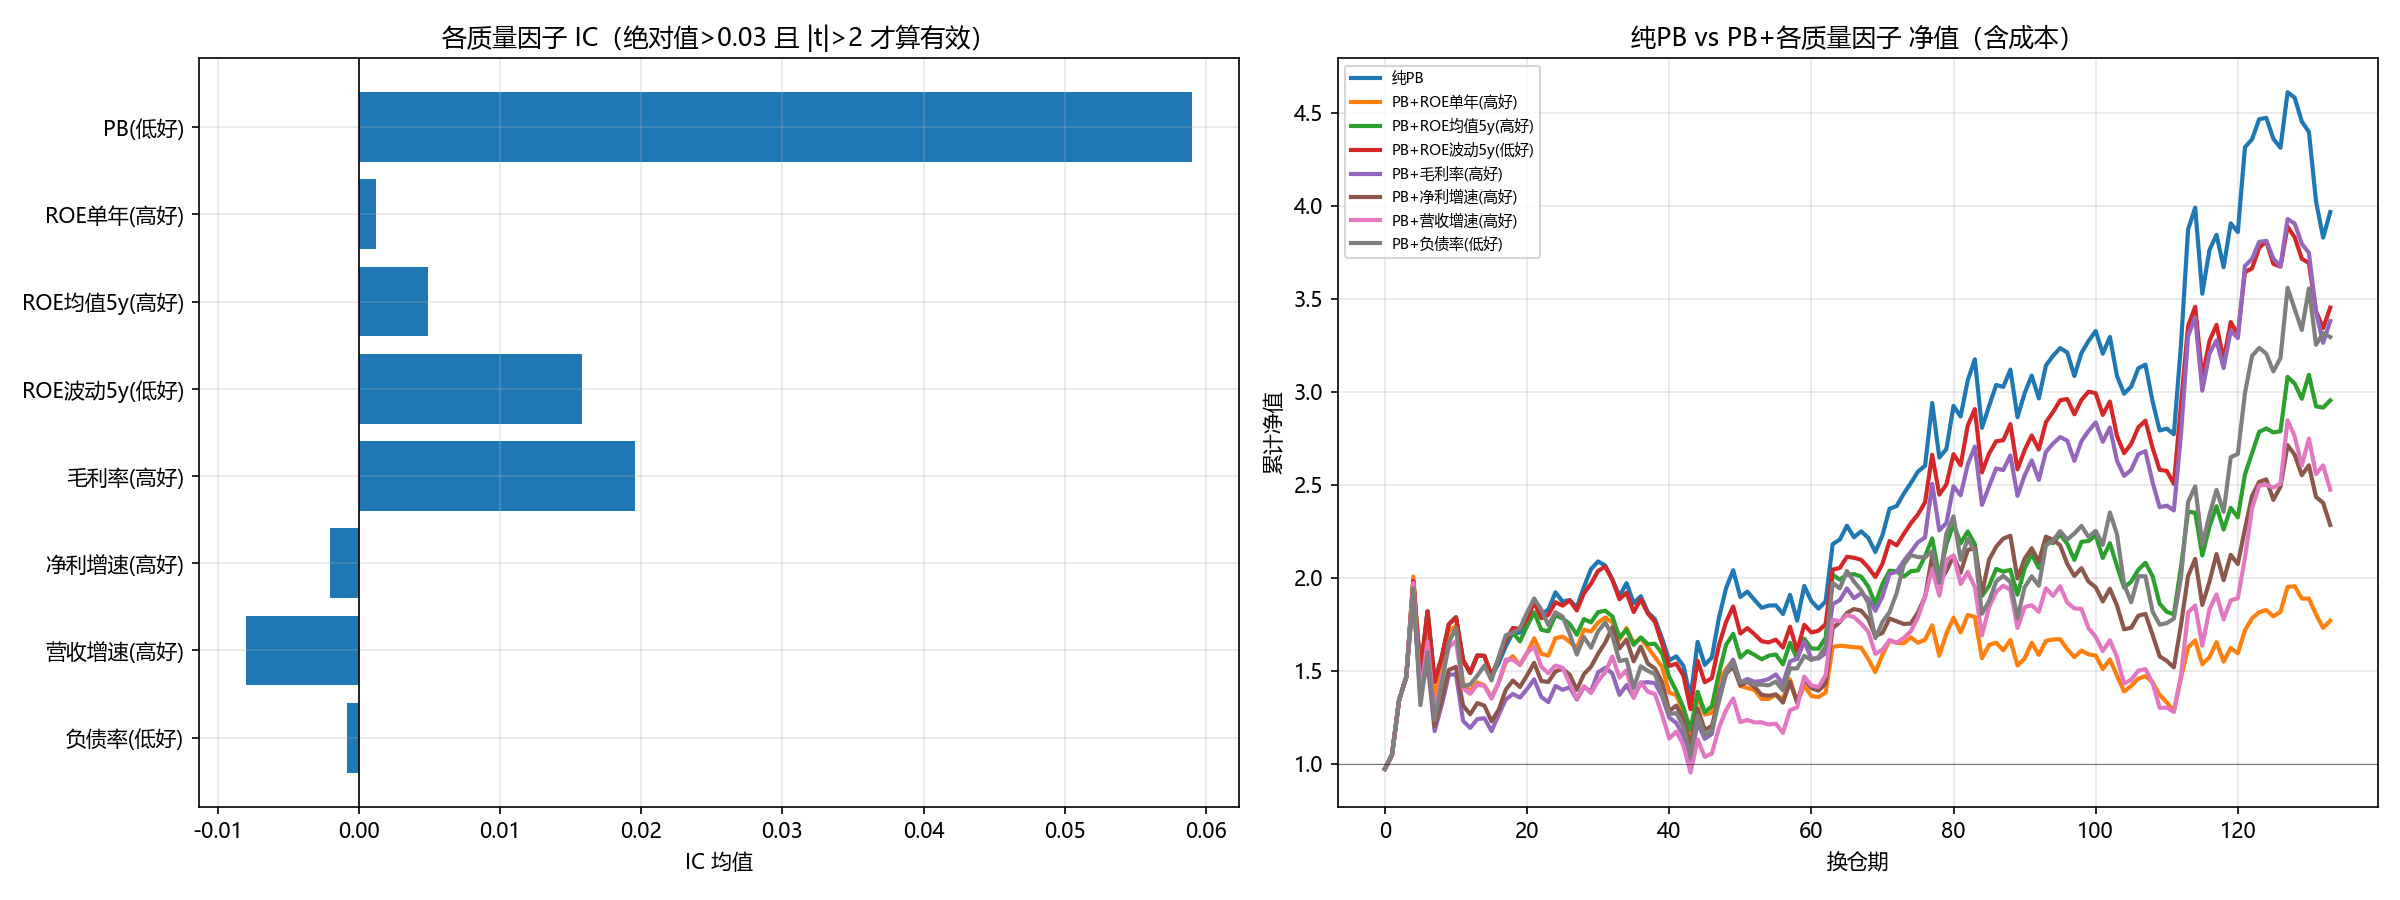

Here is the Python script that generated this plot:
# -*- coding: utf-8 -*-
"""
价值 + 质量（多质量因子版）：检验哪种"质量"能在 PB 之上提供增量 alpha
候选质量因子：
  单期类（quality_cache.pkl，4个月年报滞后）：
    毛利率(高好) / 净利增速(高好) / 营收增速(高好) / 负债率(低好)
  稳定性类（roe_cache.pkl，5年窗口）：
    ROE均值(高好) / ROE波动率(低好=稳定)
"""
import pickle
import numpy as np
import pandas as pd

import matplotlib
matplotlib.use('Agg')
import matplotlib.pyplot as plt
plt.rcParams['font.sans-serif'] = ['Microsoft YaHei', 'SimHei', 'SimSun']
plt.rcParams['axes.unicode_minus'] = False

LISTED_CACHE = "full_market_cache.pkl"
VAL_CACHE = "val_cache.pkl"
ROE_CACHE = "roe_cache.pkl"
QUALITY_CACHE = "quality_cache.pkl"

HOLD, N_HOLD = 21, 50
ROUND_TRIP = 0.0030
WIN = 5  # 稳定性窗口（年）


def zscore(s):
    s = s.astype(float)
    sd = s.std()
    return (s - s.mean()) / sd if sd > 0 else pd.Series(0.0, index=s.index)


def clean(f):
    f = f.astype(float)
    f = f.where(f > 0)
    lo, hi = f.quantile(0.01), f.quantile(0.99)
    return f.clip(lo, hi)


def winsorize(s, q=0.01):
    s = s.astype(float)
    lo, hi = s.quantile(q), s.quantile(1 - q)
    return s.clip(lo, hi)


def spearman(a, b):
    df = pd.DataFrame({"a": a, "b": b}).dropna()
    if len(df) < 10:
        return np.nan
    return df['a'].rank().corr(df['b'].rank())


def tstat(ics):
    s = pd.Series(ics).dropna()
    if len(s) < 5 or s.std() == 0:
        return 0.0
    return s.mean() / s.std() * np.sqrt(len(s))


def to_bs_code(c):
    return ('sh.' if c.startswith('6') else 'sz.') + c


# ============ 数据 ============
with open(LISTED_CACHE, 'rb') as f:
    listed = pickle.load(f)
with open(VAL_CACHE, 'rb') as f:
    val = pickle.load(f)
with open(ROE_CACHE, 'rb') as f:
    roe_df = pickle.load(f)

close = listed['close']
pb = val['pb'].reindex(close.index)
dates = close.index
rebal = [i for i in range(0, len(dates), HOLD) if i + HOLD < len(dates)]

roe_df.columns = [to_bs_code(c) for c in roe_df.columns]
roe_df = roe_df[[c for c in close.columns if c in roe_df.columns]]


def build_pt(annual_df, dates):
    """年度 DataFrame(index=year) -> 点即时 DataFrame(index=date)，4个月滞后"""
    pt = pd.DataFrame(index=dates, columns=annual_df.columns, dtype=float)
    for year in annual_df.index:
        start = pd.Timestamp(year + 1, 4, 30)
        end = pd.Timestamp(year + 2, 4, 30)
        mask = (dates >= start) & (dates < end)
        if mask.any():
            pt.loc[mask, :] = annual_df.loc[year].values
    return pt


# 稳定性/均值因子：每个换仓点取"已公布"的近 5 年年报 ROE
def build_roe_stats(roe_df, dates, rebal_idx, win=WIN):
    """返回 (roe_mean_pt, roe_std_pt) 两个 DataFrame，只填换仓点"""
    cols = roe_df.columns
    mean_pt = pd.DataFrame(index=dates, columns=cols, dtype=float)
    std_pt = pd.DataFrame(index=dates, columns=cols, dtype=float)
    years = list(roe_df.index)
    for i in rebal_idx:
        t = dates[i]
        avail = [y for y in years if pd.Timestamp(y + 1, 4, 30) <= t]
        if len(avail) < 2:
            continue
        win_years = avail[-win:]
        sub = roe_df.loc[win_years]
        mean_pt.iloc[i] = sub.mean().values
        std_pt.iloc[i] = sub.std().values
    return mean_pt, std_pt


# 单期质量因子（quality_cache）
try:
    with open(QUALITY_CACHE, 'rb') as f:
        qc = pickle.load(f)
    q_pt = {}
    for name, df in qc.items():
        df.columns = [to_bs_code(c) for c in df.columns]
        df = df[[c for c in close.columns if c in df.columns]]
        q_pt[name] = build_pt(df, dates)
    print("[OK] 已加载 quality_cache.pkl")
except FileNotFoundError:
    q_pt = {}
    print("[警告] quality_cache.pkl 不存在，仅测 ROE 稳定性类因子")

roe_mean_pt, roe_std_pt = build_roe_stats(roe_df, dates, rebal)


def fwd_ret(i):
    return close.iloc[i + HOLD] / close.iloc[i] - 1


# ============ 因子定义 ============
def score_value(i):
    return -zscore(clean(pb.iloc[i]))


FACTORS = {
    "PB(低好)": lambda i: score_value(i),
    "ROE单年(高好)": lambda i: zscore(winsorize(build_pt(roe_df, dates).iloc[i])),
    "ROE均值5y(高好)": lambda i: zscore(winsorize(roe_mean_pt.iloc[i])),
    "ROE波动5y(低好)": lambda i: -zscore(winsorize(roe_std_pt.iloc[i])),
}
if q_pt:
    FACTORS.update({
        "毛利率(高好)": lambda i, n='毛利率': zscore(winsorize(q_pt[n].iloc[i])),
        "净利增速(高好)": lambda i, n='净利增速': zscore(winsorize(q_pt[n].iloc[i], 0.02)),
        "营收增速(高好)": lambda i, n='营收增速': zscore(winsorize(q_pt[n].iloc[i], 0.02)),
        "负债率(低好)": lambda i, n='负债率': -zscore(winsorize(q_pt[n].iloc[i])),
    })

# ============ IC 分析 ============
print("\n" + "=" * 78)
print("各质量因子 IC（月度，618只，2015-2026）")
print("=" * 78)
print(f"{'因子':<18}{'IC均值':>10}{'|t|':>8}{'ICIR':>8}")
print("-" * 78)
ic_store = {}
for name, fn in FACTORS.items():
    ics = [spearman(fn(i), fwd_ret(i)) for i in rebal]
    ic_store[name] = ics
    s = pd.Series(ics).dropna()
    icir = s.mean() / s.std() if s.std() > 0 else 0
    print(f"{name:<18}{s.mean():>+10.4f}{tstat(ics):>8.2f}{icir:>8.2f}")

# ============ 策略回测：纯PB vs PB+各质量因子 ============
print("\n" + "=" * 78)
print("策略回测（top50，月度，含成本）—— 质量因子是否在 PB 上增量")
print("=" * 78)
print(f"{'策略':<20}{'累计':>10}{'年化':>10}{'超额':>8}{'夏普':>8}{'换手':>8}")
print("-" * 78)


def backtest(fn):
    rets, bench, turns = [], [], []
    prev = set()
    for i in rebal:
        sc = fn(i)
        fwd = fwd_ret(i)
        valid = sc.dropna().index
        bench.append(fwd[valid].mean())
        if len(valid) >= N_HOLD:
            top = sc[valid].nlargest(N_HOLD).index
            gross = fwd[top].mean()
            turn = 1 - len(set(top) & prev) / N_HOLD if prev else 1.0
            rets.append(gross - turn * ROUND_TRIP)
            turns.append(turn)
            prev = set(top)
    s = pd.Series(rets)
    cum = (1 + s).cumprod()
    total = (cum.iloc[-1] - 1) * 100
    annual = (cum.iloc[-1] ** (12 / len(s)) - 1) * 100
    b = pd.Series(bench)
    b_cum = (1 + b).cumprod()
    b_annual = (b_cum.iloc[-1] ** (12 / len(b)) - 1) * 100
    sharpe = s.mean() / s.std() * np.sqrt(12) if s.std() > 0 else 0
    return total, annual, annual - b_annual, sharpe, np.mean(turns) * 100, cum


results = {}
pb_res = backtest(score_value)
results["纯PB"] = pb_res
print(f"{'纯PB(基准)':<20}{pb_res[0]:>+9.1f}%{pb_res[1]:>+9.2f}%"
      f"{pb_res[2]:>+7.2f}{pb_res[3]:>8.2f}{pb_res[4]:>7.1f}%")

combo_names = [n for n in FACTORS if n != "PB(低好)"]
for n in combo_names:
    q_fn = FACTORS[n]
    def combo(i, q_fn=q_fn):
        return score_value(i) + q_fn(i)
    r = backtest(combo)
    results["PB+" + n] = r
    print(f"{'PB+'+n:<20}{r[0]:>+9.1f}%{r[1]:>+9.2f}%"
          f"{r[2]:>+7.2f}{r[3]:>8.2f}{r[4]:>7.1f}%")

# ============ 图 ============
fig, axes = plt.subplots(1, 2, figsize=(16, 6))

names = list(ic_store.keys())
means = [pd.Series(ic_store[n]).dropna().mean() for n in names]
axes[0].barh(names[::-1], means[::-1])
axes[0].axvline(0, color='black', linewidth=0.8)
axes[0].set_title("各质量因子 IC（绝对值>0.03 且 |t|>2 才算有效）")
axes[0].set_xlabel("IC 均值")
axes[0].grid(alpha=0.3)

for name, r in results.items():
    axes[1].plot(r[5].values, linewidth=2, label=name)
axes[1].axhline(1.0, color='black', linewidth=0.5, alpha=0.5)
axes[1].set_title("纯PB vs PB+各质量因子 净值（含成本）")
axes[1].set_xlabel("换仓期")
axes[1].set_ylabel("累计净值")
axes[1].legend(fontsize=7, loc='upper left')
axes[1].grid(alpha=0.3)

plt.tight_layout()
plt.savefig("value_quality2.png", dpi=150)
print("\n[OK] 图表已保存 value_quality2.png")
